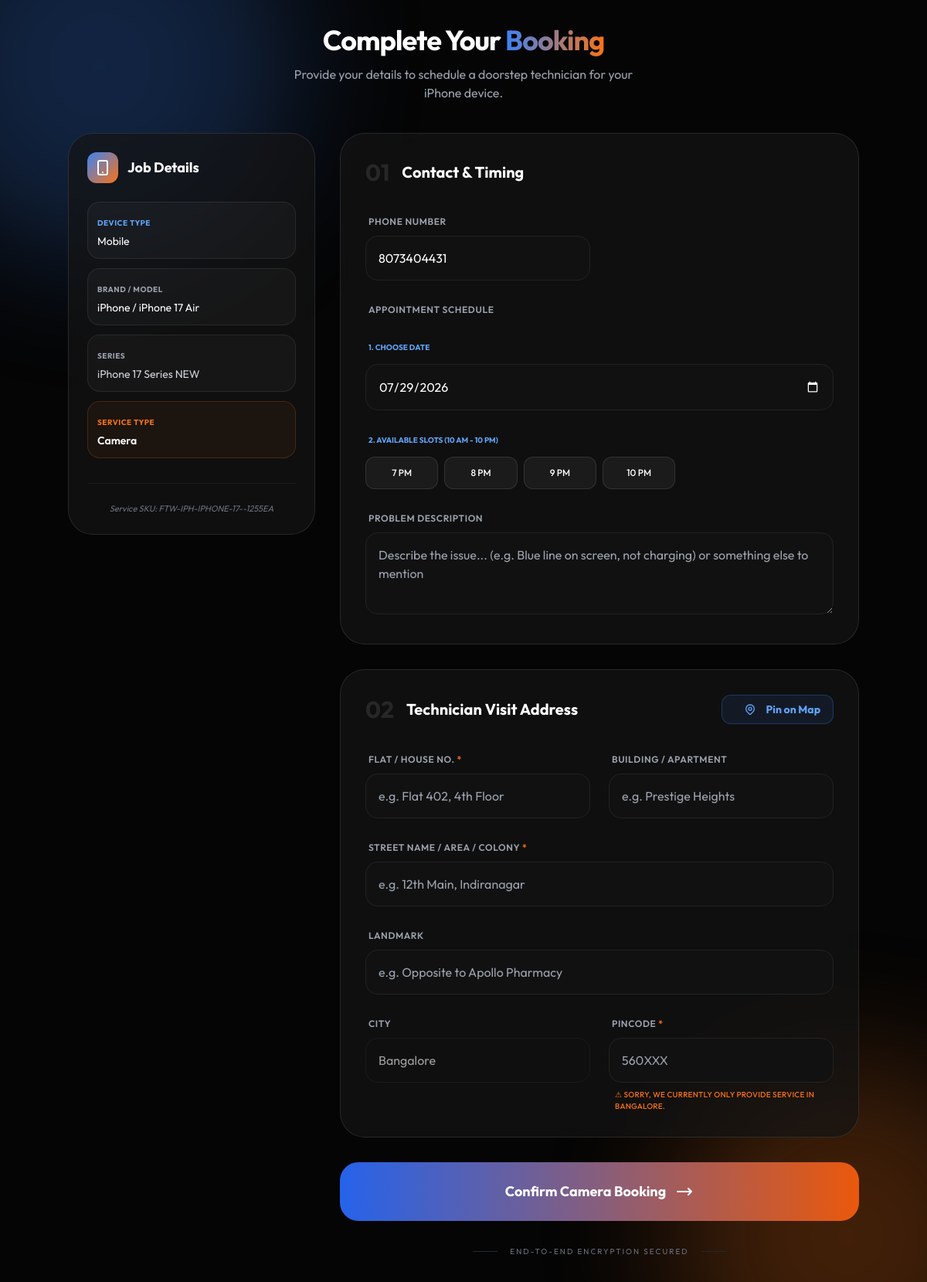
Page /bookings/booking/menu/FTW-IPH-IPHONE-17--1255EA/camera/ (signed in) on the earlier database version.
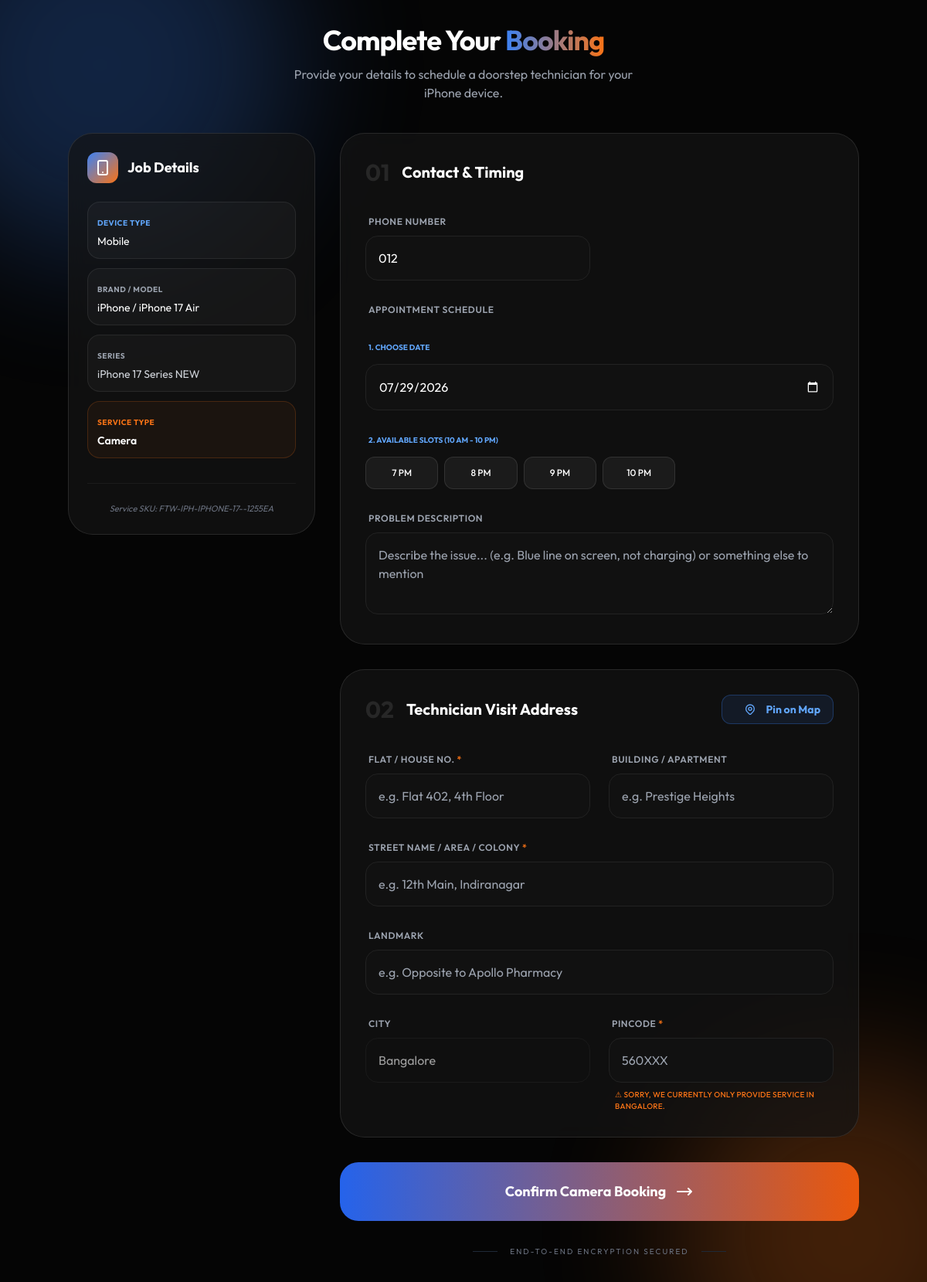
Same page on the later database version.
### Accounts/models.py (models this page shows, shortened)
class MyUser(AbstractUser):
    phone = models.CharField(max_length=15, unique=True)
    name = models.CharField(max_length=100)
    is_admin = models.BooleanField(default=False)
    email = models.EmailField(null=True, blank=True, unique=True)
    first_name = None
    last_name = None
    server_id = models.CharField(
        max_length=20,
        null=True,
        blank=True,
        unique=True
    )
    doj = models.DateField(default=date.today)
    profile = models.ImageField(upload_to="profile/", null=True, blank=True)
    USERNAME_FIELD = "username"
    REQUIRED_FIELDS = ["phone", "name"]

### Bookings/views.py (the view, shortened to what this page needs)
# urls.py: path("booking/menu/<product>/<service>/", booking_menu, name="booking_menu"),
@login_required
def booking_menu(request, product, service):
    product_obj = get_object_or_404(
        Product.objects.select_related('category__parent__parent'),
        sku=product
    )
    category_path = product_obj.category.get_path_list()
    context = {
        'sku_str': product,
        'service': service,
        'product': product_obj,
        'category_path': category_path
    }
    return render(request, 'Bookings/bookings.html', context)

### Admin/models.py (called while the page is built)
    def get_path_list(self):
        path = [self]
        curr = self
        while curr.parent:
            path.append(curr.parent)
            curr = curr.parent
        return path[::-1] # Reverse to get [Root, Brand, Series, Sub-Series]

### templates/Bookings/bookings.html (shortened to what the changed rows need)
<!DOCTYPE html>
<html lang="en">
<head>
    <script src="https://cdn.tailwindcss.com"></script>
</head>
<body class="py-8 px-4">
    <div class="max-w-5xl mx-auto">
        <div class="mb-10 text-center">
            <h1 class="text-4xl font-bold mb-3 tracking-tight">Complete Your <span class="brand-gradient">Booking</span></h1>
        </div>
        <form method="post" class="grid grid-cols-1 lg:grid-cols-12 gap-8">
            <div class="lg:col-span-8 space-y-8">
                <div class="glass-card p-8 rounded-[2rem]">
                    <div class="grid grid-cols-1 md:grid-cols-2 gap-6">
                        <div class="space-y-2">
                            <label class="text-xs font-semibold text-gray-400 uppercase tracking-wider ml-1">Phone Number</label>
                            <input type="tel" name="phone" value="{{ user.phone|default:'' }}" required
                                   class="input-field w-full rounded-2xl p-4 text-white focus:ring-2 focus:ring-blue-500/20" placeholder="e.g. 9876543210">
                        </div>
                    </div>
                </div>
            </div>
        </form>
    </div>
</body>
</html>

Differences in the rows shown:
changed MyUser: phone "8073404431" → "012"
